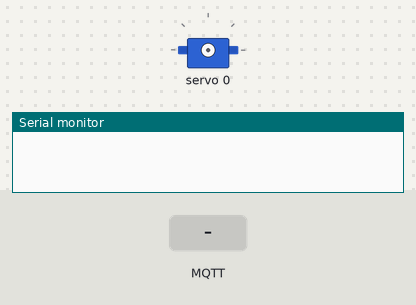
The program below on a simulated ESP32. Parts: servo, the last lines printed to the serial monitor. The test bench sets the inputs (shaded band). No MQTT or app messages arrive unless stated.

Above: at 2.3 s.
2.4 s: MQTT message "5" arrives on the first subscribed topic
3.9 s: MQTT message "200" arrives on the first subscribed topic
At 4.2 s:
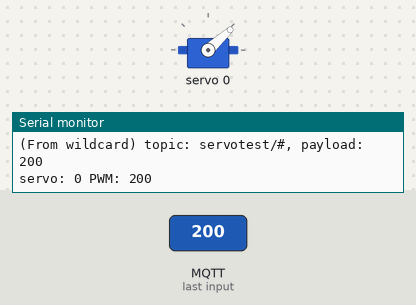
Timing chart, 0 to 6.9 s (numbered marks = the images above; inputs shaded):
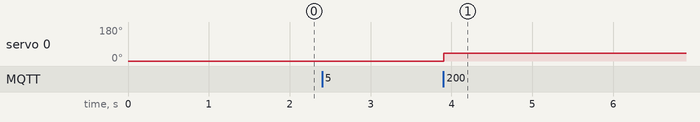

The program:

main.cpp
```cpp
#include <Arduino.h>
#include <Wire.h>
#include "EspMQTTClient.h"
#include <Adafruit_PWMServoDriver.h>

Adafruit_PWMServoDriver PCA9685 = Adafruit_PWMServoDriver();

EspMQTTClient client(
    "the robot network",
    "isaacasimov",
    "192.168.1.189", // MQTT Broker server ip
    "public",        // Can be omitted if not needed
    "public",        // Can be omitted if not needed
    "servo-tester",  // Client name that uniquely identify your device
    1883             // The MQTT port, default to 1883. this line can be omitted
);

//i2c pins
#define SDA 27
#define SCL 32

void setup()
{

  Wire.begin(SDA, SCL); //I2C bus

  Serial.begin(115200);


  // Optional functionalities of EspMQTTClient
  client.enableDebuggingMessages(); // Enable debugging messages sent to serial output
                                    // client.enableHTTPWebUpdater(); // Enable the web updater. User and password default to values of MQTTUsername and MQTTPassword. These can be overridded with enableHTTPWebUpdater("user", "password").
  // client.enableOTA(); // Enable OTA (Over The Air) updates. Password defaults to MQTTPassword. Port is the default OTA port. Can be overridden with enableOTA("password", port).
  // client.enableLastWillMessage("TestClient/lastwill", "I am going offline");  // You can activate the retain flag by setting the third parameter to true

  PCA9685.reset();
  PCA9685.setOscillatorFrequency(27000000);
  PCA9685.setPWMFreq(50); // Analog servos run at ~50 Hz updates
}

// This function is called once everything is connected (Wifi and MQTT)
// WARNING : YOU MUST IMPLEMENT IT IF YOU USE EspMQTTClient
void onConnectionEstablished()
{
  // Subscribe to "mytopic/test" and display received message to Serial
  // client.subscribe("mytopic/test", [](const String & payload) {
  //  Serial.println(payload);
  //});

  // Subscribe to "mytopic/wildcardtest/#" and display received message to Serial
  client.subscribe("servotest/#", [](const String &topic, const String &payload)
                   {
  Serial.println("(From wildcard) topic: " + topic + ", payload: " + payload);

  String temp = topic;
  temp.replace("servotest/","");

  auto pin = atoi(temp.c_str());
  auto pwm = atoi(payload.c_str());

  Serial.print("servo: ");
  Serial.print(pin);
  Serial.print(" PWM: ");
  Serial.println(pwm);

  // configure the PWM duty cycle
  PCA9685.setPWM(pin, 0, pwm);
});

  // Publish a message to "mytopic/test"
  // client.publish("mytopic/test", "This is a message"); // You can activate the retain flag by setting the third parameter to true

  // Execute delayed instructions
  // client.executeDelayed(5 * 1000, []() {
  //  client.publish("mytopic/wildcardtest/test123", "This is a message sent 5 seconds later");
  //});
}

void loop()
{
  client.loop();
}
```

Measured:
- after the input at 3.9 s, servo 0: 0° → 42° at once
